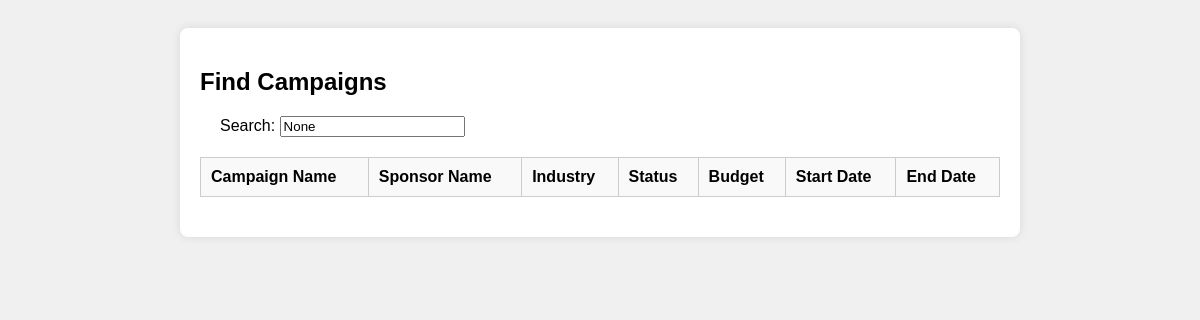
Page /inf_find on the earlier database version.
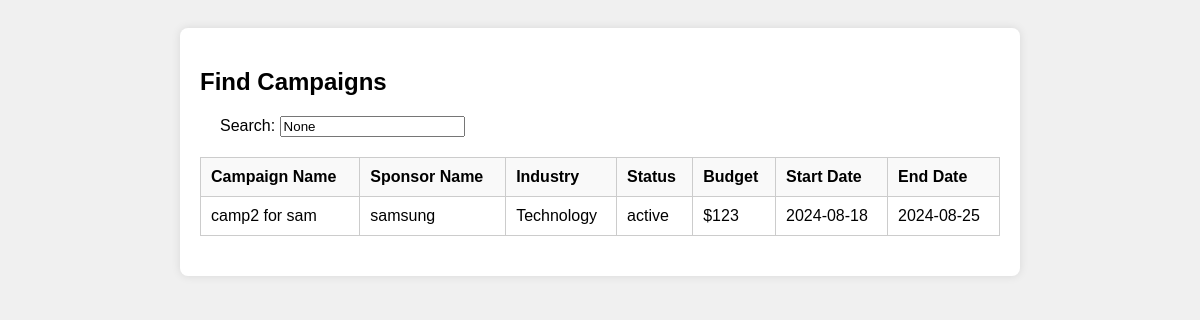
Same page on the later database version.
### applications/models.py (models this page shows)
class campaign(db.Model):
    id = db.Column(db.Integer, primary_key=True)
    name = db.Column(db.String(100), nullable=False)
    status = db.Column(db.String(50), nullable=False,default="active")
    category = db.Column(db.String(50), nullable=False)
    budget = db.Column(db.Integer, nullable=False)
    sponsor_id = db.Column(db.Integer, db.ForeignKey('sponsor.id'), nullable=False)
    flagged = db.Column(db.String(10), nullable=False, default="no")
    start_date = db.Column(db.Date, nullable=False)
    end_date = db.Column(db.Date, nullable=True)
    ad_requests = db.relationship('adrequest', backref='campaign', lazy=True)

class sponsor(db.Model):
    id = db.Column(db.Integer, primary_key=True)
    name = db.Column(db.String(100), nullable=True)
    username = db.Column(db.String(20), unique=True, nullable=False)
    password = db.Column(db.String(100), nullable=False)
    email = db.Column(db.String(100), unique=True, nullable=False)
    industry = db.Column(db.String(100))
    flagged = db.Column(db.String(10), nullable=False, default="no")  # New column
    campaigns = db.relationship('campaign', backref='sponsor', lazy=True)

### applications/routes.py (the view)
@app.route('/inf_find', methods=['GET'])
def inf_find():
    selected_industry = request.args.get('industry', None)
    search_query = request.args.get('search', None)
    query = campaign.query.join(sponsor)
    if search_query:
        search_filter = (campaign.name.ilike(f'%{search_query}%') |
                         sponsor.username.ilike(f'%{search_query}%') |
                         campaign.budget.like(f'%{search_query}%')
                         )
        query = query.filter(search_filter)
    campaigns = query.all()
    return render_template('inf_find.html', campaigns=campaigns, selected_industry=selected_industry, search_query=search_query)

### templates/inf_find.html (shortened to what this page needs)
<!DOCTYPE html>
<html lang="en">
<head>
</head>
<body>
    <div class="container">
        <h2>Find Campaigns</h2>
        <form method="GET" action="{{ url_for('inf_find') }}">
            <div class="form-group">
                <div class="search-box">
                    <label for="search">Search:</label>
                    <input type="text" name="search" id="search" value="{{ search_query }}" placeholder="Search campaigns..." onkeypress="if(event.keyCode==13){this.form.submit();}">
                </div>
            </div>
        </form>
        <table>
            <thead>
                <tr>
                    <th>Campaign Name</th>
                    <th>Sponsor Name</th>
                    <th>Industry</th>
                    <th>Status</th>
                    <th>Budget</th>
                    <th>Start Date</th>
                    <th>End Date</th>
                </tr>
            </thead>
            <tbody>
                {% for campaign in campaigns %}
                    <tr>
                        <td>{{ campaign.name }}</td>
                        <td>{{ campaign.sponsor.username }}</td>
                        <td>{{ campaign.category }}</td>
                        <td>{{ campaign.status }}</td>
                        <td>${{ campaign.budget }}</td>
                        <td>{{ campaign.start_date }}</td>
                        <td>{{ campaign.end_date if campaign.end_date else 'N/A' }}</td>
                    </tr>
                {% endfor %}
            </tbody>
        </table>
    </div>
</body>
</html>

Differences in the rows shown:
added campaign: name "camp2 for sam", sponsor.username "samsung", category "Technology", status "active", budget "123", start_date "2024-08-18", end_date "2024-08-25"
